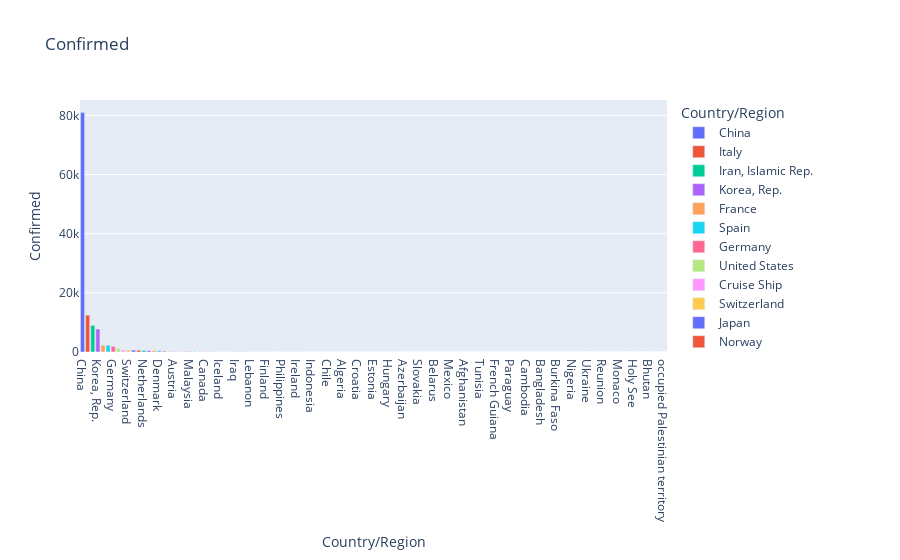

The code cell stored with this chart in its notebook:
### Code cell
fig = px.bar(agg.sort_values('Confirmed', ascending=False), x='Country/Region', y='Confirmed', height=650, title='Confirmed', color = 'Country/Region')
fig.show()
